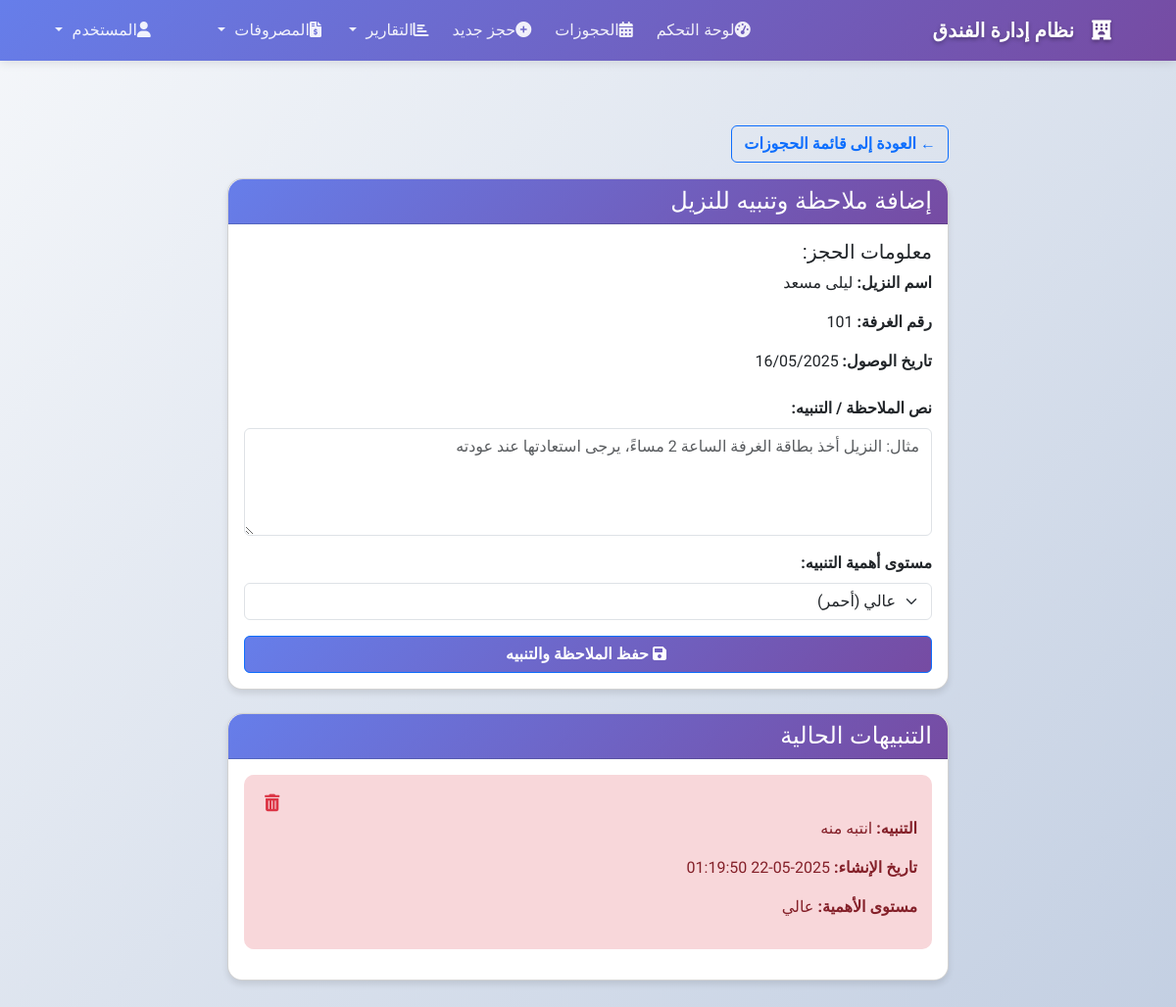
/admin/bookings/add_note.php?id=6 (signed in), run on the app's committed database.
### tables this page shows
CREATE TABLE `bookings` (
  `booking_id` int(11) NOT NULL,
  `guest_id` int(11) DEFAULT NULL,
  `guest_name` varchar(100) NOT NULL,
  `guest_id_type` enum('بطاقة شخصية','رخصة قيادة','جواز سفر') NOT NULL,
  `guest_id_number` varchar(50) NOT NULL,
  `guest_id_issue_date` date DEFAULT NULL,
  `guest_id_issue_place` varchar(50) DEFAULT NULL,
  `guest_phone` varchar(20) NOT NULL,
  `guest_nationality` varchar(50) DEFAULT NULL,
  `guest_email` varchar(100) DEFAULT NULL,
  `guest_address` text,
  `guest_created_at` timestamp NOT NULL DEFAULT CURRENT_TIMESTAMP,
  `room_number` varchar(10) NOT NULL,
  `checkin_date` datetime NOT NULL,
  `checkout_date` datetime DEFAULT NULL,
  `status` enum('شاغرة','محجوزة') NOT NULL DEFAULT 'محجوزة' COMMENT 'حالة الحجز',
  `notes` text,
  `created_at` timestamp NOT NULL DEFAULT CURRENT_TIMESTAMP,
  `expected_nights` int(11) DEFAULT '1' COMMENT 'عدد الليالي المتوقع',
  `actual_checkout` datetime DEFAULT NULL,
  `calculated_nights` int(11) DEFAULT '1',
  `last_calculation` timestamp NOT NULL DEFAULT CURRENT_TIMESTAMP ON UPDATE CURRENT_TIMESTAMP
);

CREATE TABLE `booking_notes` (
  `note_id` int(11) NOT NULL,
  `booking_id` int(11) NOT NULL,
  `note_text` text NOT NULL,
  `alert_type` enum('high','medium','low') NOT NULL DEFAULT 'medium',
  `alert_until` datetime DEFAULT NULL,
  `is_active` tinyint(1) DEFAULT '1',
  `created_at` datetime NOT NULL,
  `created_by` varchar(50) DEFAULT NULL
);

### admin/bookings/add_note.php (the view, shortened to what this page needs)
<?php
include_once '../../includes/db.php';
include_once '../../includes/header.php';
$booking_id = $_GET['id'];
$check_table = $conn->query("SHOW TABLES LIKE 'booking_notes'");
if ($check_table->num_rows == 0) {
    $error_message = "جدول ملاحظات الحجوزات (booking_notes) غير موجود. يرجى تنفيذ ملف SQL لإنشاء الجدول أولاً.";
} else {
    $booking_query = "SELECT * FROM bookings WHERE booking_id = ?";
    $stmt = $conn->prepare($booking_query);
    if ($stmt === false) {
        $error_message = "خطأ في استعلام SQL: " . $conn->error;
    } else {
        $stmt->bind_param("i", $booking_id);
        $stmt->execute();
        $booking_result = $stmt->get_result();
        $booking = $booking_result->fetch_assoc();
        $notes_query = "SELECT * FROM booking_notes WHERE booking_id = ? ORDER BY created_at DESC";
        $notes_stmt = $conn->prepare($notes_query);
        $notes = [];
        if ($notes_stmt !== false) {
            $notes_stmt->bind_param("i", $booking_id);
            $notes_stmt->execute();
            $notes_result = $notes_stmt->get_result();
            while ($note = $notes_result->fetch_assoc()) {
                $notes[] = $note;
            }
        }
    }
}
?>
<!DOCTYPE html>
<html lang="ar" dir="rtl">
<head>
    <link href="https://cdn.jsdelivr.net/npm/bootstrap@5.3.0/dist/css/bootstrap.min.css" rel="stylesheet">
    <link href="https://cdnjs.cloudflare.com/ajax/libs/font-awesome/6.0.0/css/all.min.css" rel="stylesheet">
</head>
<body>
    <div class="container py-4">
        <div class="row justify-content-center">
            <div class="col-md-8">
                <div class="d-flex justify-content-between mb-3">
                    <a href="list.php" class="btn btn-outline-primary fw-bold">
                        ← العودة إلى قائمة الحجوزات
                    </a>
                </div>
                <?php if (!isset($error_message) || strpos($error_message, "جدول ملاحظات الحجوزات") === false): ?>
                <div class="card">
                    <div class="card-header bg-primary text-white">
                        <h4 class="mb-0">إضافة ملاحظة وتنبيه للنزيل</h4>
                    </div>
                    <div class="card-body">
                        <div class="mb-4">
                            <h5>معلومات الحجز:</h5>
                            <?php if (isset($booking)): ?>
                            <p><strong>اسم النزيل:</strong> <?= htmlspecialchars($booking['guest_name'] ?? 'غير محدد'); ?></p>
                            <p><strong>رقم الغرفة:</strong> <?= htmlspecialchars($booking['room_number'] ?? 'غير محدد'); ?></p>
                            <p><strong>تاريخ الوصول:</strong> <?= $booking['checkin_date'] ? date('d/m/Y', strtotime($booking['checkin_date'])) : 'غير محدد'; ?></p>
                            <?php else: ?>
                            <p>لا يمكن عرض معلومات الحجز.</p>
                            <?php endif; ?>
                        </div>
                        <form method="POST" action="">
                            <div class="mb-3">
                                <label for="note_text" class="form-label">نص الملاحظة / التنبيه:</label>
                                <textarea class="form-control" id="note_text" name="note_text" rows="4" required
                                    placeholder="مثال: النزيل أخذ بطاقة الغرفة الساعة 2 مساءً، يرجى استعادتها عند عودته"></textarea>
                            </div>
                            <div class="mb-3">
                                <label for="alert_type" class="form-label">مستوى أهمية التنبيه:</label>
                                <select class="form-select" id="alert_type" name="alert_type" required>
                                    <option value="high">عالي (أحمر)</option>
                                </select>
                            </div>
                            <div class="d-grid gap-2">
                                <button type="submit" class="btn btn-primary fw-bold">
                                    <i class="fas fa-save me-1"></i> حفظ الملاحظة والتنبيه
                                </button>
                            </div>
                        </form>
                    </div>
                </div>
                <?php if (!empty($notes)): ?>
                <div class="card mt-4">
                    <div class="card-header bg-info text-white">
                        <h4 class="mb-0">التنبيهات الحالية</h4>
                    </div>
                    <div class="card-body">
                        <?php foreach ($notes as $note): ?>
                            <div class="note-item alert-type-<?= htmlspecialchars($note['alert_type']); ?>">
                                <div class="note-actions">
                                    <form method="POST" action="" onsubmit="return confirm('هل أنت متأكد من حذف هذا التنبيه؟');">
                                        <button type="submit" name="delete_note" class="delete-btn" title="حذف التنبيه">
                                            <i class="fas fa-trash-alt"></i>
                                        </button>
                                    </form>
                                </div>
                                <p><strong>التنبيه:</strong> <?= htmlspecialchars($note['note_text']); ?></p>
                                <p><strong>تاريخ الإنشاء:</strong> <?= htmlspecialchars($note['created_at']); ?></p>
                                <p><strong>مستوى الأهمية:</strong>
                                    <?php
                                    $alert_types = [
                                        'high' => 'عالي',
                                        'medium' => 'متوسط',
                                        'low' => 'منخفض'
                                    ];
                                    echo $alert_types[$note['alert_type']] ?? $note['alert_type'];
                                    ?>
                                </p>
                            </div>
                        <?php endforeach; ?>
                    </div>
                </div>
                <?php endif; ?>
                <?php endif; ?>
            </div>
        </div>
    </div>
</body>
</html>

### assets/css/dashboard.css (style rules this page uses)
:root { --available: #28a745; --occupied: #dc3545; --primary: #3498db; --dark: #2c3e50; --light-gray: #f8f9fa; --white: #ffffff; --border-radius: 15px; --box-shadow: 0 4px 12px rgba(0, 0, 0, 0.1); --transition: all 0.3s cubic-bezier(0.4, 0, 0.2, 1); }
body { background-color: var(--light-gray); font-family: "Tajawal", sans-serif; margin: 0; padding: 0; overflow-x: hidden; }

### assets/css/arabic-support.css (style rules this page uses)
html { direction: rtl; lang: ar; }
body { font-family: "Tajawal", "Tajawal-Local", "Arial", sans-serif; direction: rtl; text-align: right; font-size: 16px; line-height: 1.6; -webkit-font-smoothing: antialiased; -moz-osx-font-smoothing: grayscale; }
.form-control, .form-select { direction: rtl; text-align: right; font-family: "Tajawal", sans-serif; }
.btn { font-family: "Tajawal", sans-serif; font-weight: 500; }
.card { direction: rtl; text-align: right; }
.card-header { text-align: right; }

### includes/header.php (style rules this page uses)
body { font-family: 'Tajawal', sans-serif; background: linear-gradient(135deg, #f5f7fa 0%, #c3cfe2 100%); margin: 0; padding-top: 80px; direction: rtl; text-align: right; min-height: 100vh; }
* { font-family: 'Tajawal', sans-serif; }
.form-control, .form-select { direction: rtl; text-align: right; border-radius: 8px; border: 1px solid #ced4da; transition: all 0.3s ease; }
.btn { border-radius: 8px; font-weight: 500; transition: all 0.3s ease; border: none; }
.btn-primary { background: linear-gradient(135deg, #667eea 0%, #764ba2 100%); }
.card { border: none; border-radius: 15px; box-shadow: 0 4px 15px rgba(0,0,0,0.1); transition: all 0.3s ease; }
.card-header { background: linear-gradient(135deg, #667eea 0%, #764ba2 100%); color: white; border-radius: 15px 15px 0 0 !important; border: none; font-weight: 600; }

### admin/bookings/add_note.php (style rules this page uses)
body { background-color: #f8f9fa; font-family: 'Tajawal', sans-serif; }
.card { border-radius: 15px; box-shadow: 0 4px 6px rgba(0, 0, 0, 0.1); margin-bottom: 20px; }
.card-header { border-radius: 15px 15px 0 0 !important; font-weight: bold; }
.form-label { font-weight: bold; }
.alert-type-high { background-color: #f8d7da; border-color: #f5c2c7; color: #842029; }
.note-item { border-radius: 10px; padding: 15px; margin-bottom: 15px; }
.note-actions { display: flex; justify-content: flex-end; }
.delete-btn { color: #dc3545; background: none; border: none; cursor: pointer; font-size: 1.1rem; }

### data on the page
bookings: guest_name "ليلى مسعد", room_number "101", checkin_date "16/05/2025"
booking_notes: note_text "انتبه منه", created_at "2025-05-22 01:19:50", alert_type "عالي"
